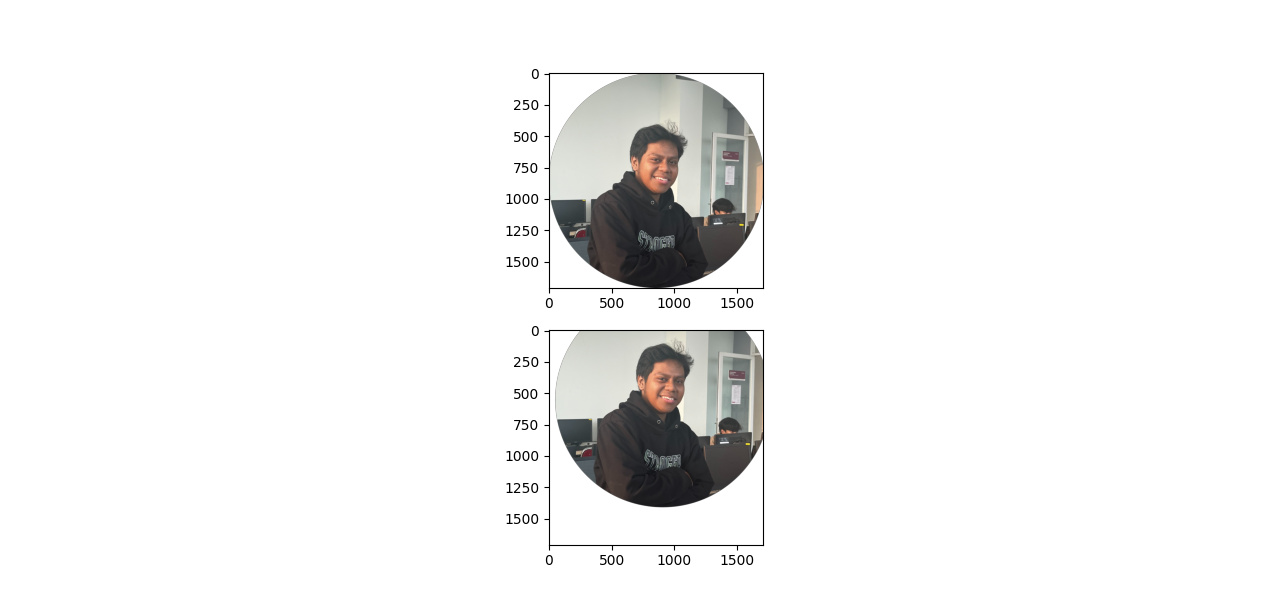

Write Python code to recreate this figure.
import imageio.v3 as img
import numpy as np
import matplotlib.pyplot as plt

def Translasi(image, shiftX, shiftY):
    imgTranslasi = np.roll(image, shift=shiftY, axis=0)  # Geser vertikal
    imgTranslasi = np.roll(imgTranslasi, shift=shiftX, axis=1)  # Geser horizontal
    
    # Mengisi bagian yang kosong dengan warna hitam
    if shiftY > 0:
        imgTranslasi[:shiftY, :] = 0
    elif shiftY < 0:
        imgTranslasi[shiftY:, :] = 0
    if shiftX > 0:
        imgTranslasi[:, :shiftX] = 0
    elif shiftX < 0:
        imgTranslasi[:, shiftX:] = 0
    
    return imgTranslasi

image = img.imread("C://LupusKae//image.png")

imgResult = Translasi(image, shiftX=50, shiftY=-300)

plt.figure(figsize=(10,10))
plt.subplot(2,1,1)
plt.imshow(image)
plt.subplot(2,1,2)
plt.imshow(imgResult)
plt.show()
